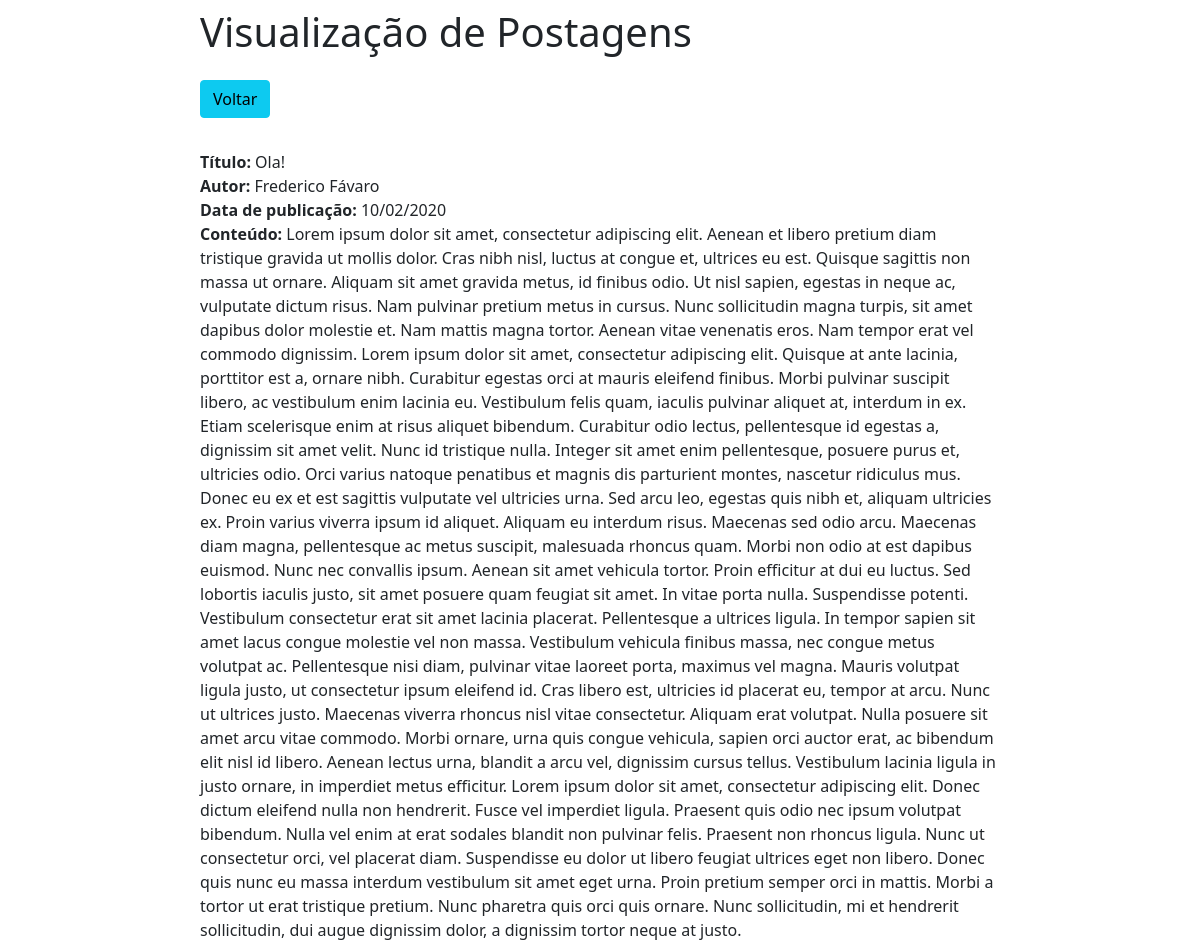
/posts_view/1/, run on the app's committed database.
### crud/models.py (models this page shows)
class posts(models.Model):
    titulo = models.CharField(max_length=150)
    autor = models.CharField(max_length=30)
    data_publi = models.CharField(max_length=30)
    conteudo = models.TextField(max_length=None)

### crud/views.py (the view)
# urls.py: path('posts_view/<int:pk>/', posts_view, name='posts_view'),
def posts_view(request, pk):
    data = {}
    data['db'] = posts.objects.get(pk=pk)
    return render(request, 'posts_view.html', data)

### crud/templates/posts_view.html (shortened to what this page needs)
<!DOCTYPE html>
<html lang="pt-br">
<head>
    <link href="https://cdn.jsdelivr.net/npm/bootstrap@5.1.3/dist/css/bootstrap.min.css" rel="stylesheet">
</head>
<body>
    <div class="col-8 m-auto pt-2 pb-2">
        <h1>Visualização de Postagens</h1>
    </div>
    <div class="col-8 m-auto pt-2 pb-2">
        <a href="/posts_home" class="btn btn-info">Voltar</a>
    </div>
    <div class="col-8 m-auto pt-4 pb-2">
        <strong>Título: </strong>{{db.titulo}}<br>
        <strong>Autor: </strong>{{db.autor}}<br>
        <strong>Data de publicação: </strong>{{db.data_publi}}<br>
        <strong>Conteúdo: </strong>{{db.conteudo}}<br>
    </div>
</body>
</html>

### data on the page
posts: titulo "Ola!", autor "Frederico Fávaro", data_publi "10/02/2020", conteudo "Lorem ipsum dolor sit amet, consectetur adipiscing elit. Aenean et libero pretium diam tristique gravida ut mollis dolor. Cras nibh nisl, luctus at congue et, ultrices eu est. Quisque sagittis non massa ut ornare. Aliquam sit amet gravida metus, id finibus odio. Ut nisl sapien, egestas in neque ac, vulputate dictum risus. Nam pulvinar pretium metus in cursus. Nunc sollicitudin magna turpis, sit amet dapibus dolor molestie et. Nam mattis magna tortor. Aenean vitae venenatis eros. Nam tempor erat vel commodo dignissim. Lorem ipsum dolor sit amet, consectetur adipiscing elit. Quisque at ante lacinia, porttitor est a, ornare nibh. Curabitur egestas orci at mauris eleifend finibus. Morbi…"
